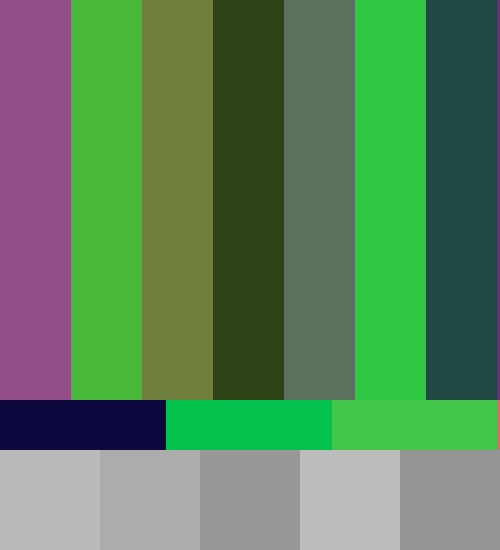
Frame 1 (no input)
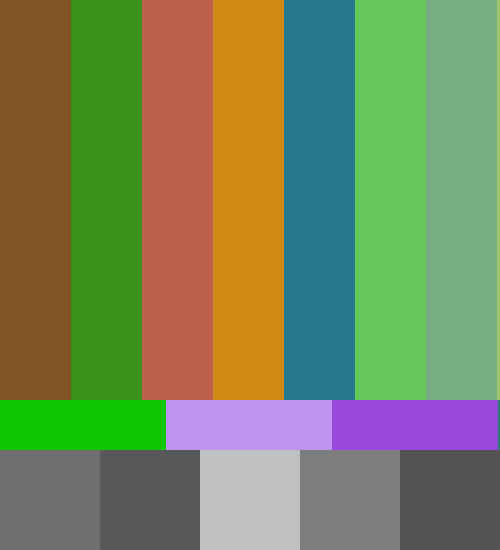
Frame 60 (the mouse pressed at the canvas centre just before this capture)
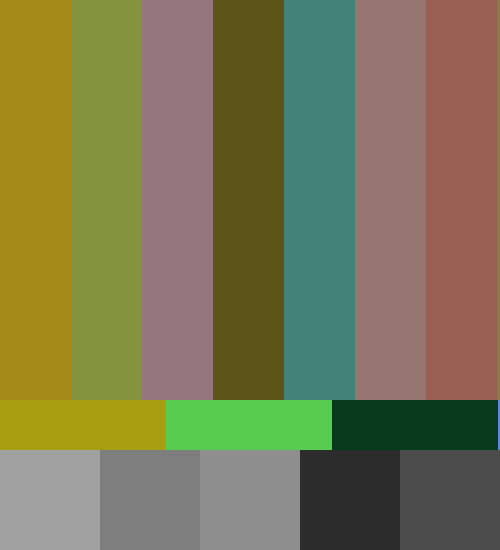
Frame 120 (the mouse held since frame 60 and released just before this capture)

The Processing sketch that drew these frames (run headless with seeded random() and noise(); from frame 60 on, the mouse is pressed at the canvas centre):

// Processing sketch: processing_87289
// ── processing_87289.pde

int n = 7;
//Rect[] b = new Rect[n];
void setup()
{
  size(500, 550);

  frameRate(5);
}
void draw()
{ 
  
  for (int y=0; y<400; y+=400) 
  {
    for (int x=0; x<500; x+=500/7) 
    {  
      noStroke();
      fill(random(1,7)*30, random(1,7)*30, random(1, 7)*20); // change the fill color
      rect(x, y, 500/7, 400);
    }
  }



  for (int y=400; y<450; y+=50) 
  {
    for (int x=0; x<500; x+=500/3) 
    {  
      noStroke();
      fill(random(0, 255), random(0, 255), random(0, 255)); // change the fill color
      rect(x, y, 500/3, 50);
    }
  }
  for (int y=450; y<550; y+=100) 
  {
    for (int x=0; x<500; x+=100) 
    {  
      noStroke();
      fill(random(0, 255), random(0, 255)); // change the fill color
      rect(x, y, 100, 100);
    }
  }
}
